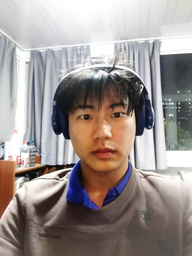
#> input picture Hog_face_detection/photo2.png, 192 x 256 px, shrunk from 1279 x 1706 before the run
$ python my_hog.py   (older library calls are emulated)
#> lines starting #> are read from the running program, lines starting #| are printed output that depends on the picture; after the words box and inside, x2 and y2 are one past the last pixel; in counts of white or black regions, pixels touching at a corner belong together
import cv2
import numpy as np
import math
import matplotlib.pyplot as plt
# 导入skimage的库函数实现，用于对比手工实现的结果图像
from skimage.feature import hog    # 从skimage库中导入HOG特征计算函数
from skimage import data, io, color, exposure   # 导入示例图片和图像处理工具


class Hog_descriptor():

    #   初始化
    #   cell_size每个cell单元的像素数
    #   bin_size表示把360分为多少边

    def __init__(self, img, cell_size=256, bin_size=8):
        self.img = img
        self.img = np.sqrt(img / np.max(img))
        self.img = img * 255
        self.cell_size = cell_size
        self.bin_size = bin_size
        self.angle_unit = 360 / self.bin_size

    #   获取hog向量和图片

    def extract(self):
        # 获得原图的shape
        height, width = self.img.shape
        # 计算原图的梯度大小
        gradient_magnitude, gradient_angle = self.global_gradient()
        gradient_magnitude = abs(gradient_magnitude)

        # cell_gradient_vector用来保存每个细胞的梯度向量
        cell_gradient_vector = np.zeros((int(height / self.cell_size), int(width / self.cell_size), self.bin_size))
        height_cell,width_cell,_ = np.shape(cell_gradient_vector)

        #   计算每个细胞的梯度直方图

        for i in range(height_cell):
            for j in range(width_cell):
                # 获取这个细胞内的梯度大小
                cell_magnitude = gradient_magnitude[i * self.cell_size:(i + 1) * self.cell_size,
                                 j * self.cell_size:(j + 1) * self.cell_size]
                # 获得这个细胞内的角度大小
                cell_angle = gradient_angle[i * self.cell_size:(i + 1) * self.cell_size,
                             j * self.cell_size:(j + 1) * self.cell_size]
                # 转化为梯度直方图格式
                cell_gradient_vector[i][j] = self.cell_gradient(cell_magnitude, cell_angle)

        # hog图像
        hog_image = self.render_gradient(np.zeros([height, width]), cell_gradient_vector)
        hog_vector = []
        # block为2x2
        for i in range(height_cell - 1):
            for j in range(width_cell - 1):
                block_vector = []
                block_vector.extend(cell_gradient_vector[i][j])
                block_vector.extend(cell_gradient_vector[i][j + 1])
                block_vector.extend(cell_gradient_vector[i + 1][j])
                block_vector.extend(cell_gradient_vector[i + 1][j + 1])
                mag = lambda vector: math.sqrt(sum(i ** 2 for i in vector))
                magnitude = mag(block_vector)
                if magnitude != 0:
                    normalize = lambda block_vector, magnitude: [element / magnitude for element in block_vector]
                    block_vector = normalize(block_vector, magnitude)
                hog_vector.append(block_vector)
        return hog_vector, hog_image

    #   计算原图的梯度大小
    #   角度大小

    def global_gradient(self):
        gradient_values_x = cv2.Sobel(self.img, cv2.CV_64F, 1, 0, ksize=5)
        gradient_values_y = cv2.Sobel(self.img, cv2.CV_64F, 0, 1, ksize=5)
        gradient_magnitude = cv2.addWeighted(gradient_values_x, 0.5, gradient_values_y, 0.5, 0)
        gradient_angle = cv2.phase(gradient_values_x, gradient_values_y, angleInDegrees=True)
        return gradient_magnitude, gradient_angle

    #   分解角度信息到
    #   不同角度的直方图上

    def cell_gradient(self, cell_magnitude, cell_angle):
        orientation_centers = [0] * self.bin_size
        for i in range(cell_magnitude.shape[0]):
            for j in range(cell_magnitude.shape[1]):
                gradient_strength = cell_magnitude[i][j]
                gradient_angle = cell_angle[i][j]
                min_angle, max_angle, mod = self.get_closest_bins(gradient_angle)
                orientation_centers[min_angle] += (gradient_strength * (1 - (mod / self.angle_unit)))
                orientation_centers[max_angle] += (gradient_strength * (mod / self.angle_unit))
        return orientation_centers

    #   计算每个像素点所属的角度

    def get_closest_bins(self, gradient_angle):
        idx = int(gradient_angle / self.angle_unit)
        mod = gradient_angle % self.angle_unit
        return idx, (idx + 1) % self.bin_size, mod

    #   将梯度直方图进行绘图

    def render_gradient(self, image, cell_gradient):
        cell_width = self.cell_size / 2
        max_mag = np.array(cell_gradient).max()
        for x in range(cell_gradient.shape[0]):
            for y in range(cell_gradient.shape[1]):
                cell_grad = cell_gradient[x][y]
                cell_grad /= max_mag
                angle = 0
                angle_gap = self.angle_unit
                for magnitude in cell_grad:
                    angle_radian = math.radians(angle)
                    x1 = int(x * self.cell_size + magnitude * cell_width * math.cos(angle_radian))
                    y1 = int(y * self.cell_size + magnitude * cell_width * math.sin(angle_radian))
                    x2 = int(x * self.cell_size - magnitude * cell_width * math.cos(angle_radian))
                    y2 = int(y * self.cell_size - magnitude * cell_width * math.sin(angle_radian))
                    cv2.line(image, (y1, x1), (y2, x2), int(255 * math.sqrt(magnitude)))
                    angle += angle_gap
        return image

# 库函数实现
image_path = "photo2.png"
img_std = io.imread(image_path)
#> img_std is the input picture: shape (256, 192, 3); mean R, G, B 156.4, 147.2, 144.1
fd, hog_image = hog(img_std, orientations=8, pixels_per_cell=(50, 50),
                   cells_per_block=(1, 1), visualize=True, channel_axis=-1)
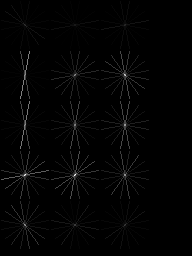
#> hog_image: shape (256, 192) float64; min 0, max 32.05, mean 0.4; drawn with min black and max white
#> fd = 120 values, max 0.668 at index 24, min 0.0947 at index 26, mean 0.341

# 手工实现
img = cv2.imread(image_path, cv2.IMREAD_GRAYSCALE)
#> img: shape (256, 192); min 1, max 255, mean 149.2
hog = Hog_descriptor(img, cell_size=50, bin_size=8)
#> in __init__, `self.img = np.sqrt(img / np.max(img))`:
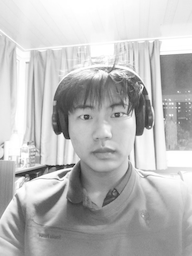
#> self.img: shape (256, 192) float64; min 0.0626, max 1, mean 0.737
#> in __init__, `self.img = img * 255`:
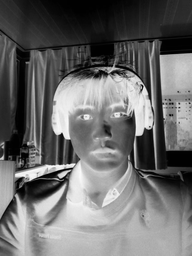
#> self.img: shape (256, 192); min 1, max 255, mean 106.8
vector, my_hog_img = hog.extract()
#> in global_gradient, `gradient_values_y = cv2.Sobel(self.img, cv2.CV_64F, 0, 1, ksize=5)`:
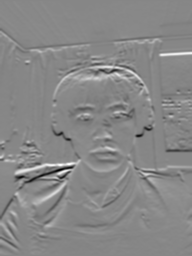
#> gradient_values_y: shape (256, 192) float64; min -10787, max 9605, mean 75.2; drawn with min black and max white
#> in global_gradient, `gradient_angle = cv2.phase(gradient_values_x, gradient_values_y, angle..`:
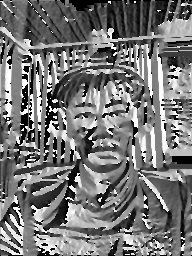
#> gradient_angle: shape (256, 192) float64; min 0, max 360, mean 166.8; drawn with min black and max white
#> after the loop in extract, `for i in range(height_cell):`:
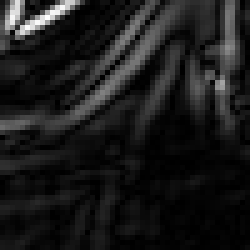
#> cell_magnitude: shape (50, 50) float64 (shown 5 times larger); min 0, max 2342, mean 251.6; drawn with min black and max white

# 使用matplotlib创建一个包含3个子图的画布
fig, (ax1, ax2, ax3) = plt.subplots(1, 3, figsize=(12, 6))
ax1.axis('off')
ax1.imshow(img_std)
ax1.set_title('Input image')

# 对HOG图像进行强度重缩放，以便更好地可视化
hog_image_rescaled = exposure.rescale_intensity(hog_image, in_range=(0, 10))

ax2.axis('off')
ax2.imshow(hog_image_rescaled, cmap=plt.cm.jet)
ax2.set_title('Histogram of Oriented Gradients')

my_hog_img_rescaled = exposure.rescale_intensity(my_hog_img, in_range=(0, 10))
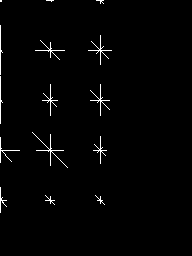
#> my_hog_img_rescaled: shape (256, 192) float64; values 0 (black) and 1 (white), 1.4% white in thin lines or dots, all inside (x1, y1, x2, y2) = (0, 0, 112, 213)

ax3.axis('off')
ax3.imshow(my_hog_img_rescaled, cmap=plt.cm.jet)
ax3.set_title('My Histogram of Oriented Gradients')

plt.show()
